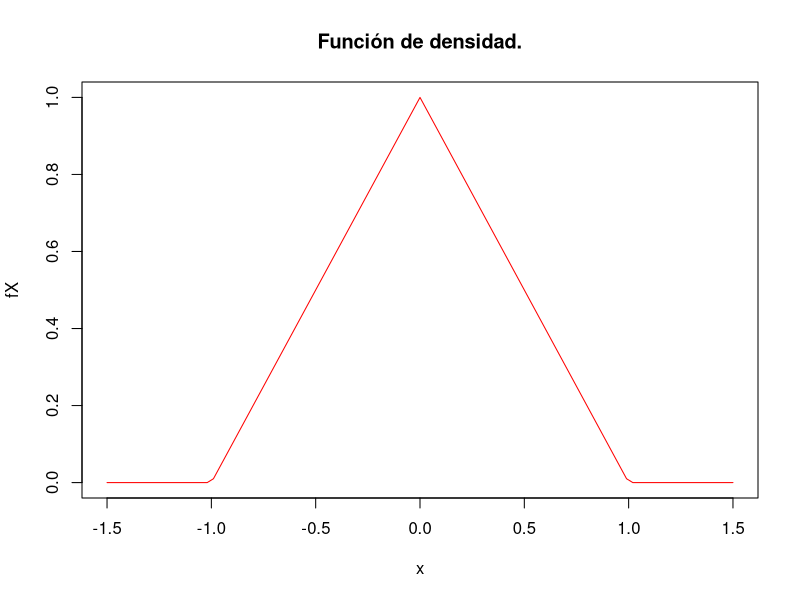
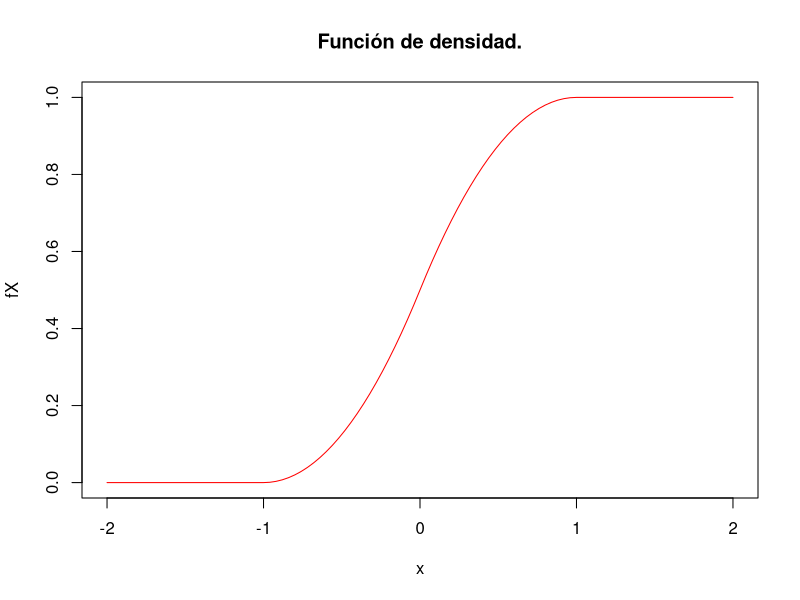

Source code (R) for these figures, in order:
## ---- chunk 1
knitr::opts_chunk$set(echo = TRUE)
## ---- chunk 2
fX=function(x){sapply(x,
                      FUN=function(x){if(abs(x)<=1){1-abs(x)}
                        else {0}})
  }
fX(c(-1,-1/2,0,1/2,1))
## ---- chunk 3
curve(fX,from=-1.5,to=1.5,col="red",ylab="fX",xlab="x",main="Función de densidad.")
## ---- chunk 4
FX=function(x){sapply(x,
                      FUN=function(x){
ifelse(x<=-1,0,ifelse(x>=1,1,ifelse(x<0 & x>-1, (x+1)^2/2, 1/2+x-x^2/2)))  
})
}

                            
                          
FX(c(-20,-1,-1/2,0,1/2,1,20))
## ---- chunk 5
curve(FX,from=-2,to=2,col="red",ylab="fX",xlab="x",main="Función de densidad.")
